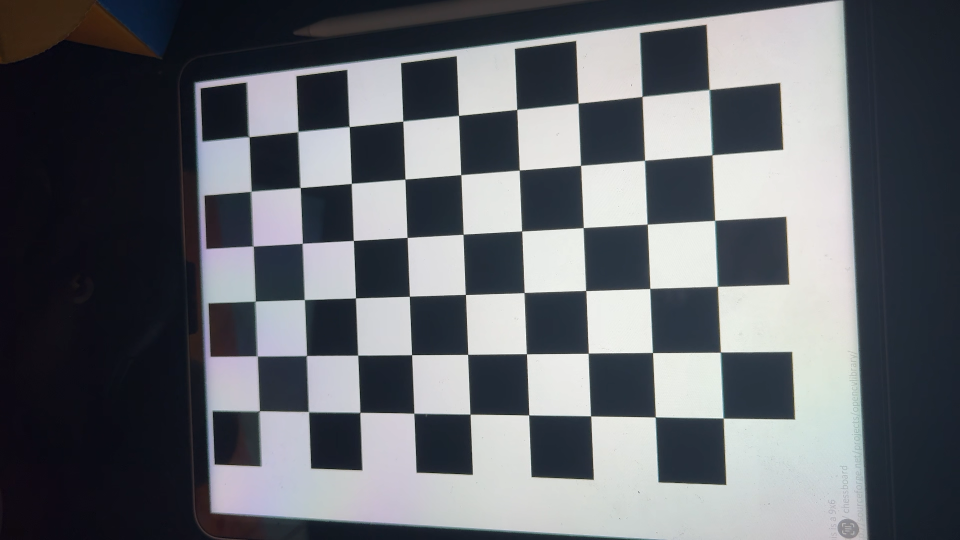
//> input picture src/calibration1.png, 1920 x 1080 px, given in place of japan.mp4, which was not available (shown at 1/2 size)
$ ./featureDetection   (built with g++ and OpenCV 4)
//> lines starting //> are read from the running program, lines starting //| are printed output that depends on the picture; after the words box and inside, x2 and y2 are one past the last pixel; in counts of white or black regions, pixels touching at a corner belong together; pictures that were not available may be replaced by others from this repository, and a replacement may not be noted
/*
Matej Zecic
CS5330
Spring 2025
This file demonstrates robust feature detection.
*/

#include <stdio.h>
#include <iostream>
#include <opencv2/opencv.hpp>
#include <opencv2/features2d.hpp>

int main(int argc, char** argv)
{
    // Open video capture
    cv::VideoCapture cap("../images/japan.mp4");
    if (!cap.isOpened()) {
        std::cerr << "Error: Cannot open the video stream" << std::endl;
        return -1;
    }

    cv::namedWindow("Feature Detection", cv::WINDOW_AUTOSIZE);

    // Feature detection variables
    int detectorType = 0; // 0 = Harris, 1 = FAST, 2 = ORB
    std::string detectorNames[] = {"Harris", "FAST", "ORB"};
    int threshold = 100;

    std::cout << "Controls:" << std::endl;
    std::cout << "  't' - Switch detection method" << std::endl;
    std::cout << "  '+' - Increase threshold" << std::endl;
    std::cout << "  '-' - Decrease threshold" << std::endl;
    std::cout << "  ESC - Exit program" << std::endl;

    cv::Mat frame, gray;

    for (;;) {
        // Read a frame from the video stream
        cap >> frame;
//> frame is the input picture: 1080 rows x 1920 cols, CV_8UC3; mean B, G, R 108.3, 102.8, 99.6
        // Add after reading the frame:
        cv::resize(frame, frame, cv::Size(), 0.5, 0.5); // Resize to half the original size
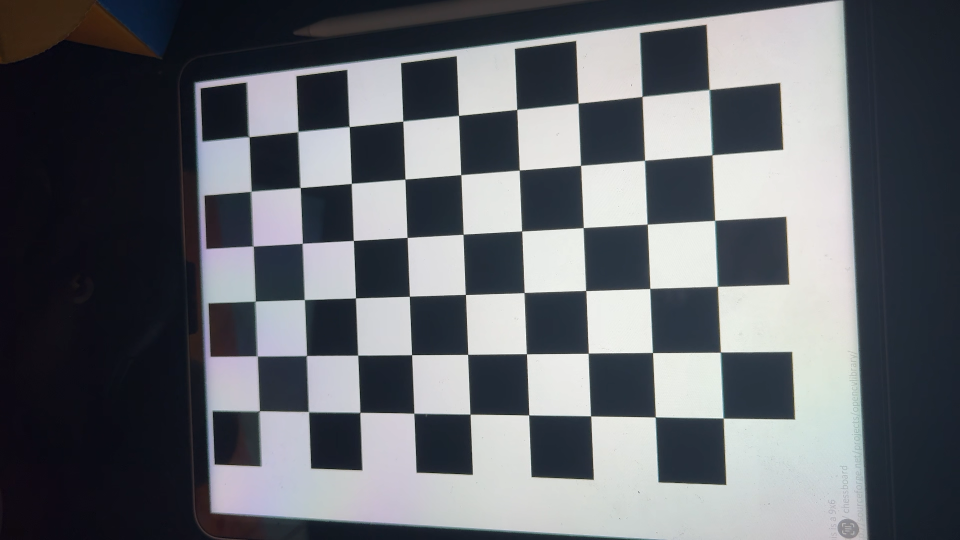
//> frame: 540 rows x 960 cols, CV_8UC3; mean B, G, R 108.4, 102.9, 99.7

        if (frame.empty()) {
            std::cerr << "Error: Cannot read a frame from the video stream" << std::endl;
            break;
        }

        // Convert to grayscale for feature detection
        cv::cvtColor(frame, gray, cv::COLOR_BGR2GRAY);

        // Create a copy for visualization
        cv::Mat display = frame.clone();

        // Detect features based on selected method
        switch (detectorType) {
            case 0: // Harris corners
                {
                    cv::Mat harris_response;
                    cv::cornerHarris(gray, harris_response, 2, 3, 0.04);
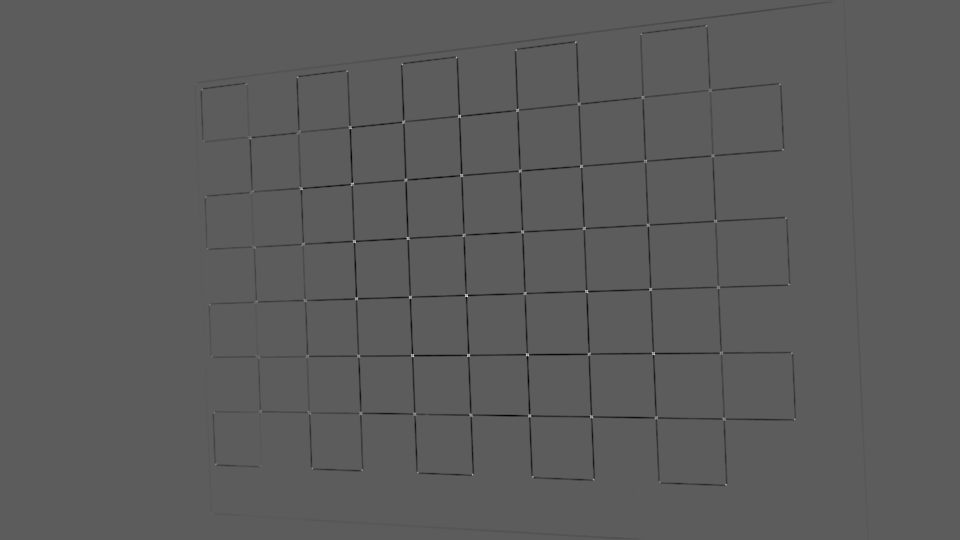
//> harris_response: 540 rows x 960 cols, CV_32FC1; min -0.0086, max 0.015, mean -9.11e-05; drawn with min black and max white

                    // Normalize for visualization
                    cv::Mat harris_normalized;
                    cv::normalize(harris_response, harris_normalized, 0, 255, cv::NORM_MINMAX);
                    harris_normalized.convertTo(harris_normalized, CV_8U);
//> harris_normalized: 540 rows x 960 cols, CV_8UC1

                    // Draw detected corners
                    for (int i = 0; i < harris_normalized.rows; i++) {
                        for (int j = 0; j < harris_normalized.cols; j++) {
                            if ((int)harris_normalized.at<uchar>(i, j) > threshold) {
                                cv::circle(display, cv::Point(j, i), 5, cv::Scalar(0, 0, 255), 2);
                            }
                        }
                    }
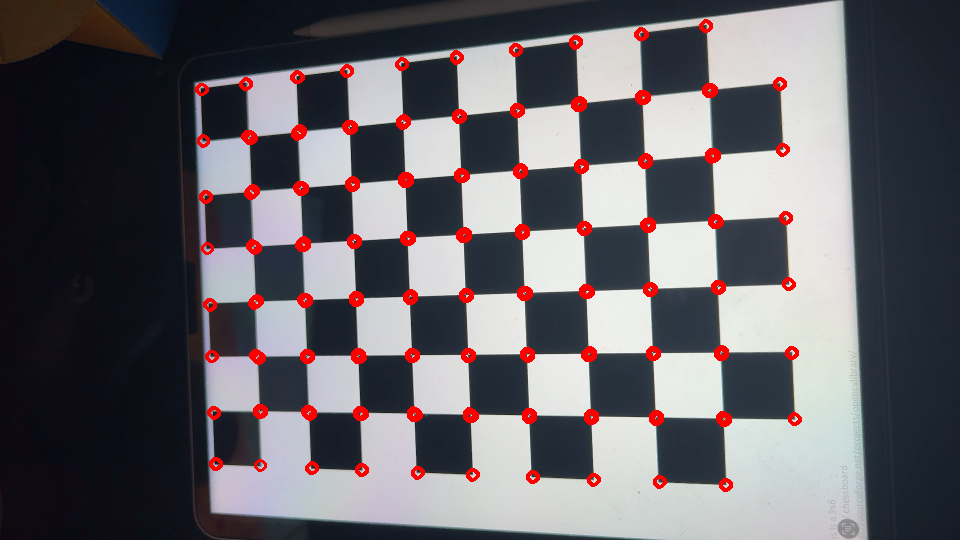
//> display: 540 rows x 960 cols, CV_8UC3; 2.68% of pixels changed, all inside (x1, y1, x2, y2) = (195, 19, 802, 492)
                }
                break;

            case 1: // FAST features
                {
                    std::vector<cv::KeyPoint> keypoints;
                    cv::Ptr<cv::FastFeatureDetector> detector = cv::FastFeatureDetector::create(threshold);
                    detector->detect(gray, keypoints);
                    cv::drawKeypoints(frame, keypoints, display, cv::Scalar(0, 255, 0),
                                    cv::DrawMatchesFlags::DRAW_RICH_KEYPOINTS);
                }
                break;

            case 2: // ORB features
                {
                    std::vector<cv::KeyPoint> keypoints;
                    cv::Ptr<cv::ORB> detector = cv::ORB::create(500, 1.2f, 8, 31, 0, 2,
                                                                cv::ORB::HARRIS_SCORE, 31, threshold);
                    detector->detect(gray, keypoints);
                    cv::drawKeypoints(frame, keypoints, display, cv::Scalar(255, 0, 0),
                                    cv::DrawMatchesFlags::DRAW_RICH_KEYPOINTS);
                }
                break;
        }

        // Add status text
        std::string statusText = "Detector: " + detectorNames[detectorType] +
                               " | Threshold: " + std::to_string(threshold);
        cv::putText(display, statusText, cv::Point(10, 30),
                    cv::FONT_HERSHEY_SIMPLEX, 0.5, cv::Scalar(0, 255, 0), 1);
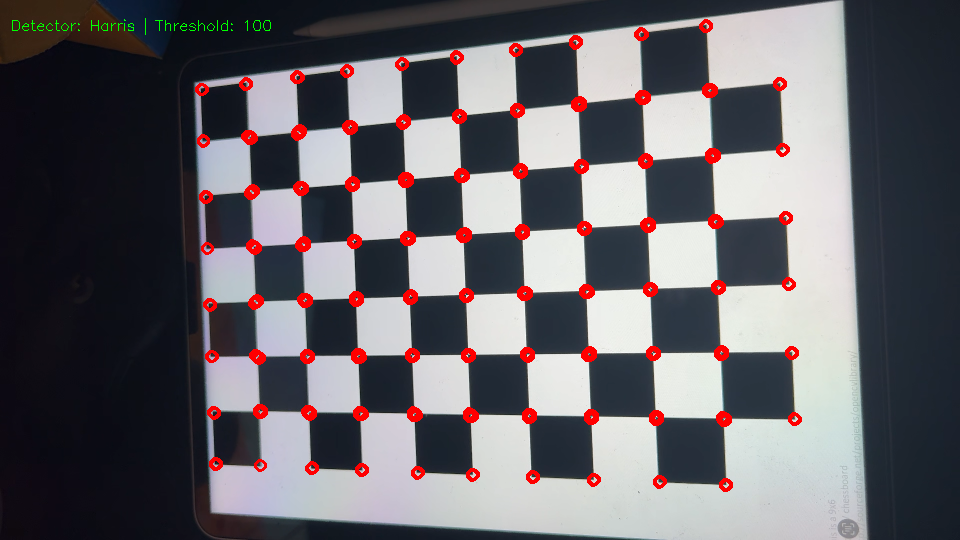
//> display: 540 rows x 960 cols, CV_8UC3; 0.1% of pixels changed, all inside (x1, y1, x2, y2) = (12, 18, 271, 35)

        // Show the result
        cv::imshow("Feature Detection", display);

        // Check for keypresses
        int key = cv::waitKey(30);
//> the Esc key is pressed
        if (key == 27)  // ESC key
            break;
        else if (key == 't') {
            // Switch detector type
            detectorType = (detectorType + 1) % 3;
            std::cout << "Switched to " << detectorNames[detectorType] << " detector" << std::endl;
        }
        else if (key == '+' || key == '=') {
            threshold += 10;
            std::cout << "Threshold increased to " << threshold << std::endl;
        }
        else if (key == '-' || key == '_') {
            threshold = std::max(10, threshold - 10);
            std::cout << "Threshold decreased to " << threshold << std::endl;
        }
    }

    cv::destroyAllWindows();
    return 0;
}
